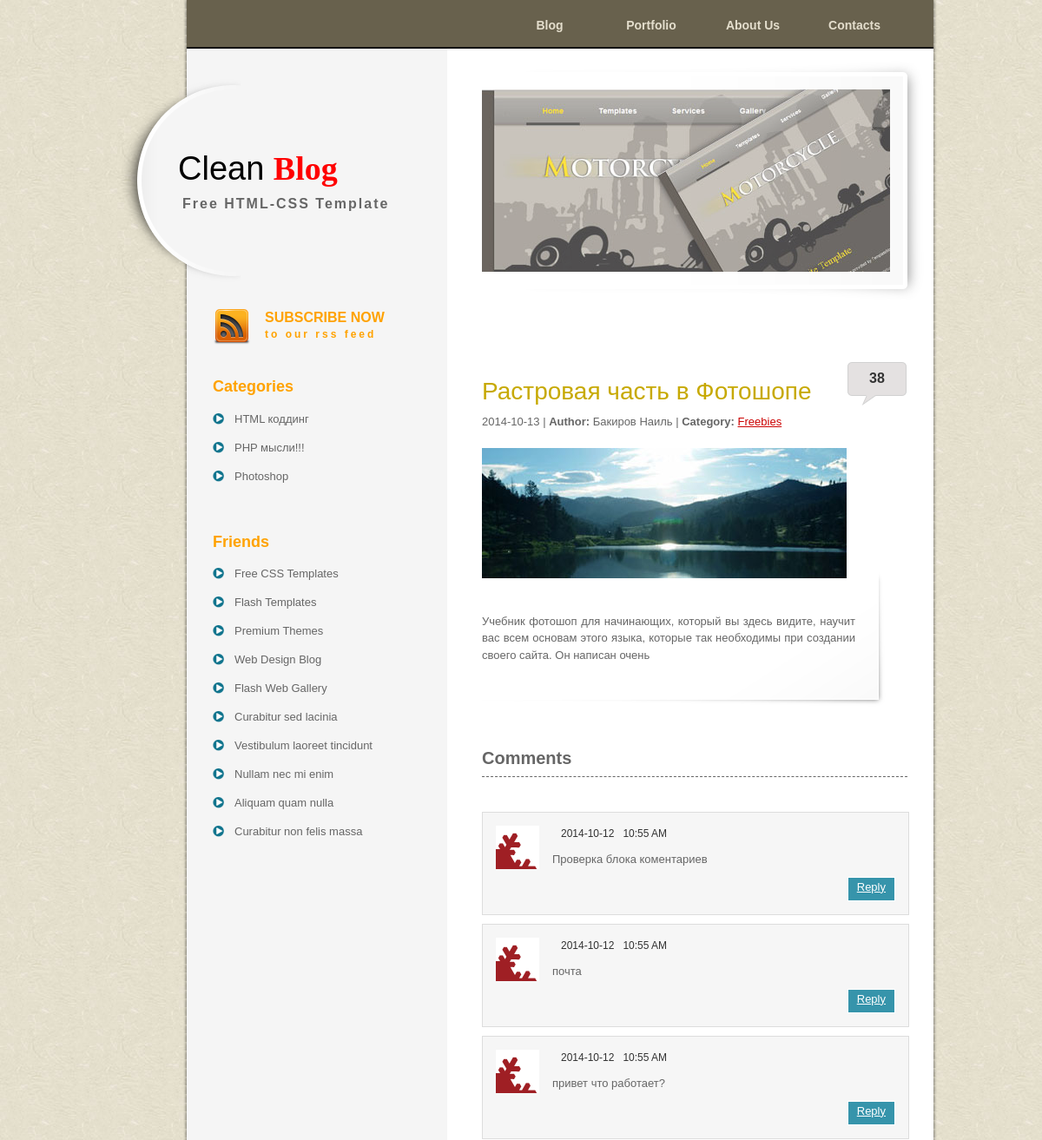
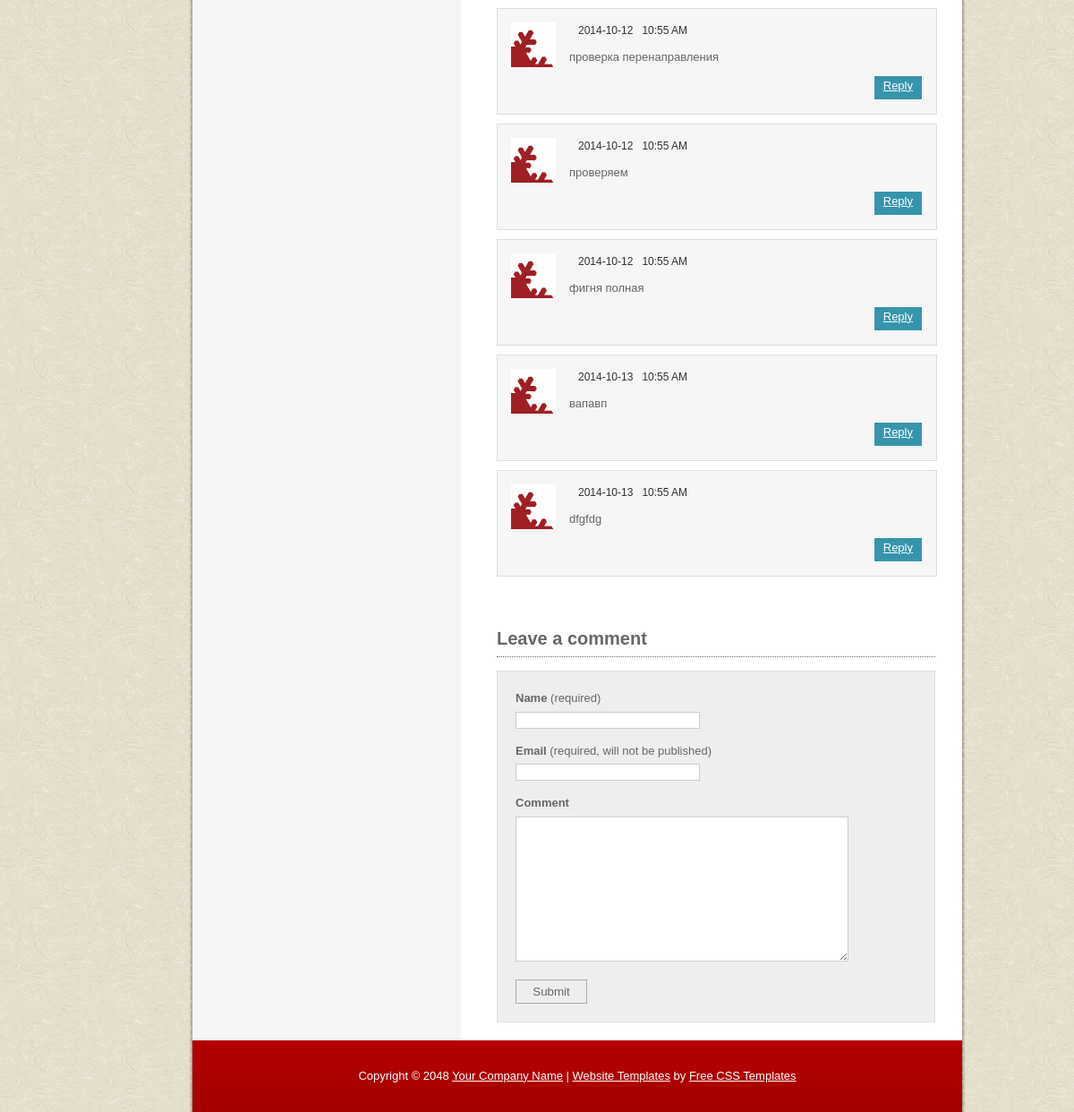
Screenshot of /blog_post.php?id=1 with the database file from the repository (2 pictures, top to bottom).
### tables this page shows
CREATE TABLE IF NOT EXISTS `head_cat` (
  `id` tinyint(4) NOT NULL,
  `title` varchar(70) NOT NULL
);

CREATE TABLE IF NOT EXISTS `categories` (
  `id` int(2) NOT NULL,
  `title` varchar(255) NOT NULL,
  `meta_d` varchar(255) NOT NULL,
  `meta_k` varchar(255) NOT NULL,
  `text` text NOT NULL
);

CREATE TABLE IF NOT EXISTS `data` (
  `id` int(5) NOT NULL,
  `cat` int(1) NOT NULL,
  `meta_d` varchar(255) NOT NULL,
  `meta_k` varchar(255) NOT NULL,
  `description` text NOT NULL,
  `text` text NOT NULL,
  `view` int(7) NOT NULL,
  `author` varchar(100) NOT NULL,
  `date` date NOT NULL,
  `mini_img` varchar(255) NOT NULL,
  `title` varchar(255) NOT NULL,
  `secret` int(1) NOT NULL,
  `rating` int(10) NOT NULL,
  `q_vote` int(10) NOT NULL
);

CREATE TABLE IF NOT EXISTS `comments` (
  `id` int(5) NOT NULL,
  `post` int(5) NOT NULL,
  `author` varchar(100) NOT NULL,
  `email` varchar(255) NOT NULL,
  `text` text NOT NULL,
  `date` date NOT NULL
);

### blog_post.php (the view, shortened to what this page needs)
<? include "inc/header.php";?>
<? include "inc/left.php";?>
    <div id="templatemo_right_column">
  <? include "inc/slider.php";?>
        <div id="templatemo_main">
<?php
$id = $_GET['id'];
$categories = mysql_query("SELECT * FROM `data` WHERE id = $id");
$news = mysql_fetch_object($categories);
 ?>
            <div class="post_section">
                <span class="comment"><a href=""><?=$news->view;?></a></span>
                <h2><?=$news->title;?></h2>
            	<?=$news->date;?> | <strong>Author:</strong> <?=$news->author;?> | <strong>Category:</strong> <a href="#">Freebies</a>
                <img src="images/templatemo_image_01.jpg" alt="image 1" />
                 <p><?=$news->description?></p>
            </div>
                 <div class="comment_tab">
           	    Comments           </div>
 <?php
$comment = mysql_query("SELECT * FROM `comments` WHERE post = $id");
$com = mysql_fetch_object($comment);
 ?>
      <div id="comment_section">
                <ol class="comments first_level">
<?
if(mysql_num_rows($comment)>0){
do{?>
                        <li>
                            <div class="comment_box commentbox2">
                                <div class="gravatar">
                                    <img src="images/avator.png" alt="author 4" />
                                </div>
                                <div class="comment_text">
                                    <div class="comment_author"><?=$com->name;?><span class="date"><?=$com->date;?></span><span class="time">10:55 AM</span></div>
                                    <p><?=$com->text;?></p>
                                  <div class="reply"><a href="#">Reply</a></div>
                                </div>
                            </div>
                        </li>
     <?}while($com = mysql_fetch_object($comment));
     }else{
	 	echo"Комментарий пока нет";
	 }
     ?>
                    </ol>
                </div>
                <div id="comment_form">
                    <h3>Leave a comment</h3>
              		<form action="comment.php" method="post">
                        <div class="form_row">
                            <label><strong>Name</strong> (required)</label>
           					<br />
                            <input type="text" name="name" required />
                        </div>
                        <div class="form_row">
                            <label><strong>Email</strong>  (required, will not be published)</label>
          					<br />
                            <input type="text" name="email" required />
                        </div>
                        <div class="form_row">
                            <label><strong>Comment</strong></label>
           					<br />
                            <textarea  name="comment" rows="" cols="" required></textarea>
                        </div><input  type="hidden" name="id" value="<?=$id;?>"/>
                        <input type="submit" name="Submit" value="Submit" class="submit_btn" />
                    </form>
                </div>
		</div>
  </div>
  <? include "inc/footer.php";?>

### inc/header.php (shortened to what this page needs)
<!DOCTYPE html PUBLIC "-//W3C//DTD XHTML 1.0 Transitional//EN" "http://www.w3.org/TR/xhtml1/DTD/xhtml1-transitional.dtd">
<html xmlns="http://www.w3.org/1999/xhtml">
<head>
<link href="templatemo_style.css" rel="stylesheet" type="text/css" />
<link href="s3slider.css" rel="stylesheet" type="text/css" />
</head>
<body>
<?php
$menu = mysql_query("SELECT * FROM `head_cat`");
?>
<div id="templatemo_wrapper">
	<div id="templatemo_menu">
        <ul>
            <?
           while($info = mysql_fetch_object($menu))
            {
            ?>
            <li><a href="info.php?head_link=<?=$info->id;?>"><?=$info->title;?></a></li>
            <?
            }
            ?>
        </ul>
    </div>

### inc/left.php
    <div id="templatemo_left_column">
        <div id="templatemo_header">
            <div id="site_title">
                <h1><a href="http://www.templatemo.com" target="_parent">Clean <strong>Blog</strong><span>Free HTML-CSS Template</span></a></h1>
            </div>
        </div>
        <div id="templatemo_sidebar">
            <div id="templatemo_rss">
                <a href="#">SUBSCRIBE NOW <br /><span>to our rss feed</span></a>
            </div>
<?php
$categories = mysql_query("SELECT * FROM `categories`");
 ?>
            <h4>Categories</h4>
            <ul class="templatemo_list">
			<?
			do
			{
			?>
			<li><a href="cat.php?cat=<?=$cat->id;?>"><?=$cat->title;?></a></li>
			<?
			}while($cat = mysql_fetch_object($categories));
			?>
            </ul>
            <div class="cleaner_h40"></div>
            <h4>Friends</h4>
            <ul class="templatemo_list">
                <li><a href="http://www.templatemo.com" target="_parent">Free CSS Templates</a></li>
                <li><a href="http://www.flashmo.com" target="_parent">Flash Templates</a></li>
                <li><a href="http://www.flashmo.com/store" target="_parent">Premium Themes</a></li>
                <li><a href="http://www.webdesignmo.com/blog" target="_parent">Web Design Blog</a></li>
                <li><a href="http://www.koflash.com" target="_parent">Flash Web Gallery</a></li>
                <li><a href="#">Curabitur sed lacinia</a></li>
                <li><a href="#">Vestibulum laoreet tincidunt</a></li>
                <li><a href="#">Nullam nec mi enim</a></li>
                <li><a href="#">Aliquam quam nulla</a></li>
                <li><a href="#">Curabitur non felis massa</a></li>
            </ul>
        </div>
    </div>

### inc/slider.php (shortened to what this page needs)
<div id="featured_project">
         <div id="slider">
             <ul id="sliderContent">
                 <li class="sliderImage">
                     <a href=""><img src="images/slider/2.jpg" alt="2" /></a>
                 </li>
             </ul>
         </div>
     </div>

### inc/footer.php (shortened to what this page needs)
  <div class="cleaner_h20"></div>
  	<div id="templatemo_footer">
		Copyright © 2048 <a href="#">Your Company Name</a> |
        <a href="http://www.iwebsitetemplate.com" target="_parent">Website Templates</a> by <a href="http://www.templatemo.com" target="_parent">Free CSS Templates</a>
    </div>
</div>
</body>
</html>

### s3slider.css (style rules this page uses)
#slider { width: 470px; height: 210px; position: relative; overflow: hidden; }
#sliderContent { width: 470px; height: 210px; position: absolute; top: 0; margin-left: 0; }
#sliderContent .sliderImage { float: left; position: relative; display: none; }
#sliderContent .sliderImage img { width: 470px; height: 210px; }
ul { margin: 0; padding: 0; list-style-type: none; list-style: none; }
ul li { margin: 0; padding: 0; }

### rows the page displays
head_cat: title "Blog"
head_cat: title "Portfolio"
head_cat: title "About Us"
head_cat: title "Contacts"
categories: title "HTML коддинг"
categories: title "PHP мысли!!!"
categories: title "Photoshop"
data: view "38", title "Растровая часть в Фотошопе", date "2014-10-13", author "Бакиров Наиль", description "Учебник фотошоп для начинающих, который вы здесь видите, научит вас всем основам этого языка, которые так необходимы при создании своего сайта. Он написан очень"
comments: date "2014-10-12", text "Проверка блока коментариев"
comments: date "2014-10-12", text "почта"
comments: date "2014-10-12", text "привет что работает?"
comments: date "2014-10-12", text "проверка перенаправления"
comments: date "2014-10-12", text "проверяем"
comments: date "2014-10-12", text "фигня полная"
comments: date "2014-10-13", text "вапавп"
comments: date "2014-10-13", text "dfgfdg"
